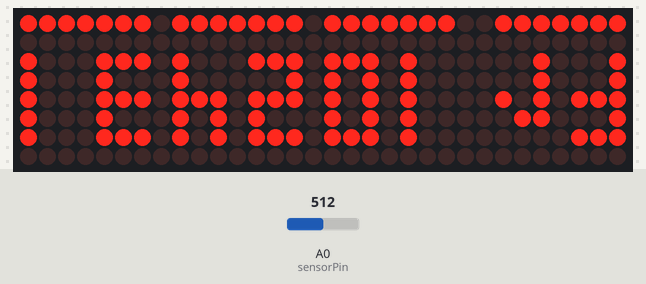
Recording of a sketch running on a simulated Arduino Uno, built with avr-gcc and run on an emulated ATmega328P. Parts: 32×8 LED matrix. The test bench sets the inputs (shaded band); at power-on: A0 (sensorPin) = 512. The local clock reads 2024-03-15 10:24:30 at power-on unless the sketch sets it.

Above: at 1.2 s.
1.3 s: A0 (sensorPin) set to 306
At 2.8 s:
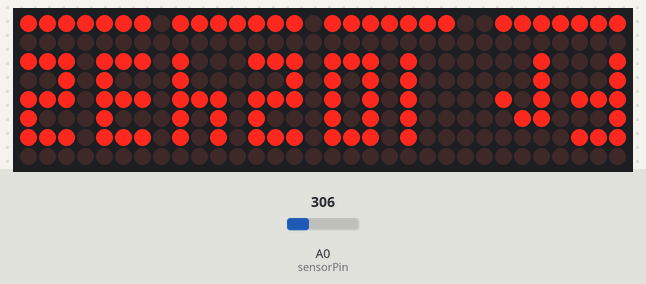
4.3 s: A0 (sensorPin) set to 122
At 5.8 s:
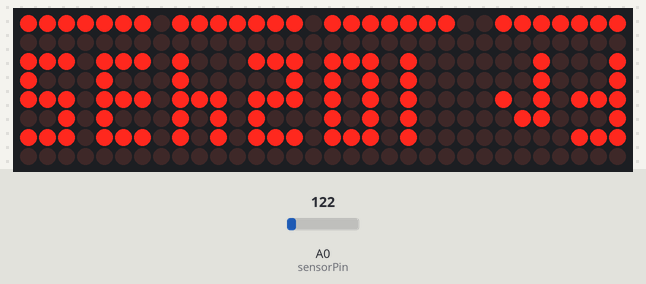
7.3 s: A0 (sensorPin) set to 511
At 8.8 s:
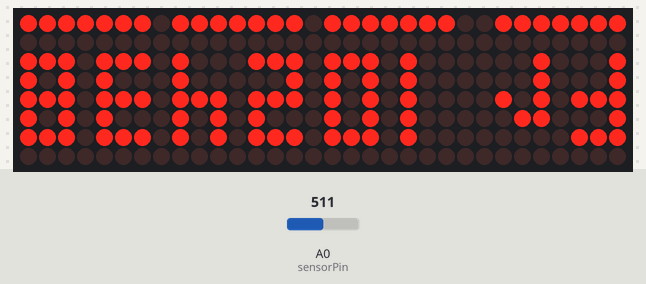
Timing chart, 0 to 10.3 s (numbered marks = the images above; inputs shaded):
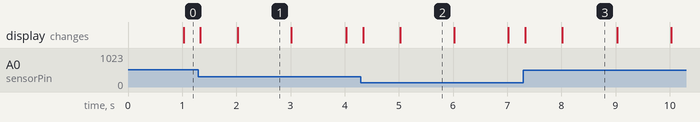

Measured:
- what the display in image 1 shows lasts 1.0 s, from 2.0 s to 3.0 s

The sketch:

arduino-led-matrix-clock.ino
```cpp
#include <DS3231.h>
#include <LedControl.h>

int sensorPin = A0; //PWM sensor pin
int brightness = 0;
unsigned devices = 4; //number of LED matrix panels
LedControl lc = LedControl(7, 6, 5, devices); //DIN, CLK, CS
DS3231 rtc(10, 9); //SDA, SCL
Time t;

byte digits [60][8] = {
  {B11111110, B00000000, B11101110, B10101010, B10101010, B10101010, B11101110, B00000000},
  {B11111110, B00000000, B10001110, B10001010, B10001010, B10001010, B10001110, B00000000},
  {B11111110, B00000000, B11101110, B00101010, B11101010, B10001010, B11101110, B00000000},
  {B11111110, B00000000, B11101110, B10001010, B11101010, B10001010, B11101110, B00000000},
  {B11111110, B00000000, B10001110, B10001010, B11101010, B10101010, B10101110, B00000000},
  {B11111110, B00000000, B11101110, B10001010, B11101010, B00101010, B11101110, B00000000},
  {B11111110, B00000000, B11101110, B10101010, B11101010, B00101010, B11101110, B00000000},
  {B11111110, B00000000, B10001110, B10001010, B10001010, B10001010, B11101110, B00000000},
  {B11111110, B00000000, B11101110, B10101010, B11101010, B10101010, B11101110, B00000000},
  {B11111110, B00000000, B11101110, B10001010, B11101010, B10101010, B11101110, B00000000},
  {B11111110, B00000000, B11101000, B10101000, B10101000, B10101000, B11101000, B00000000},
  {B11111110, B00000000, B10001000, B10001000, B10001000, B10001000, B10001000, B00000000},
  {B11111110, B00000000, B11101000, B00101000, B11101000, B10001000, B11101000, B00000000},
  {B11111110, B00000000, B11101000, B10001000, B11101000, B10001000, B11101000, B00000000},
  {B11111110, B00000000, B10001000, B10001000, B11101000, B10101000, B10101000, B00000000},
  {B11111110, B00000000, B11101000, B10001000, B11101000, B00101000, B11101000, B00000000},
  {B11111110, B00000000, B11101000, B10101000, B11101000, B00101000, B11101000, B00000000},
  {B11111110, B00000000, B10001000, B10001000, B10001000, B10001000, B11101000, B00000000},
  {B11111110, B00000000, B11101000, B10101000, B11101000, B10101000, B11101000, B00000000},
  {B11111110, B00000000, B11101000, B10001000, B11101000, B10101000, B11101000, B00000000},
  {B11111110, B00000000, B11101110, B10100010, B10101110, B10101000, B11101110, B00000000},
  {B11111110, B00000000, B10001110, B10000010, B10001110, B10001000, B10001110, B00000000},
  {B11111110, B00000000, B11101110, B00100010, B11101110, B10001000, B11101110, B00000000},
  {B11111110, B00000000, B11101110, B10000010, B11101110, B10001000, B11101110, B00000000},
  {B11111110, B00000000, B10001110, B10000010, B11101110, B10101000, B10101110, B00000000},
  {B11111110, B00000000, B11101110, B10000010, B11101110, B00101000, B11101110, B00000000},
  {B11111110, B00000000, B11101110, B10100010, B11101110, B00101000, B11101110, B00000000},
  {B11111110, B00000000, B10001110, B10000010, B10001110, B10001000, B11101110, B00000000},
  {B11111110, B00000000, B11101110, B10100010, B11101110, B10101000, B11101110, B00000000},
  {B11111110, B00000000, B11101110, B10000010, B11101110, B10101000, B11101110, B00000000},
  {B11111110, B00000000, B11101110, B10101000, B10101110, B10101000, B11101110, B00000000},
  {B11111110, B00000000, B10001110, B10001000, B10001110, B10001000, B10001110, B00000000},
  {B11111110, B00000000, B11101110, B00101000, B11101110, B10001000, B11101110, B00000000},
  {B11111110, B00000000, B11101110, B10001000, B11101110, B10001000, B11101110, B00000000},
  {B11111110, B00000000, B10001110, B10001000, B11101110, B10101000, B10101110, B00000000},
  {B11111110, B00000000, B11101110, B10001000, B11101110, B00101000, B11101110, B00000000},
  {B11111110, B00000000, B11101110, B10101000, B11101110, B00101000, B11101110, B00000000},
  {B11111110, B00000000, B10001110, B10001000, B10001110, B10001000, B11101110, B00000000},
  {B11111110, B00000000, B11101110, B10101000, B11101110, B10101000, B11101110, B00000000},
  {B11111110, B00000000, B11101110, B10001000, B11101110, B10101000, B11101110, B00000000},
  {B11111110, B00000000, B11101000, B10101000, B10101110, B10101010, B11101010, B00000000},
  {B11111110, B00000000, B10001000, B10001000, B10001110, B10001010, B10001010, B00000000},
  {B11111110, B00000000, B11101000, B00101000, B11101110, B10001010, B11101010, B00000000},
  {B11111110, B00000000, B11101000, B10001000, B11101110, B10001010, B11101010, B00000000},
  {B11111110, B00000000, B10001000, B10001000, B11101110, B10101010, B10101010, B00000000},
  {B11111110, B00000000, B11101000, B10001000, B11101110, B00101010, B11101010, B00000000},
  {B11111110, B00000000, B11101000, B10101000, B11101110, B00101010, B11101010, B00000000},
  {B11111110, B00000000, B10001000, B10001000, B10001110, B10001010, B11101010, B00000000},
  {B11111110, B00000000, B11101000, B10101000, B11101110, B10101010, B11101010, B00000000},
  {B11111110, B00000000, B11101000, B10001000, B11101110, B10101010, B11101010, B00000000},
  {B11111110, B00000000, B11101110, B10101000, B10101110, B10100010, B11101110, B00000000},
  {B11111110, B00000000, B10001110, B10001000, B10001110, B10000010, B10001110, B00000000},
  {B11111110, B00000000, B11101110, B00101000, B11101110, B10000010, B11101110, B00000000},
  {B11111110, B00000000, B11101110, B10001000, B11101110, B10000010, B11101110, B00000000},
  {B11111110, B00000000, B10001110, B10001000, B11101110, B10100010, B10101110, B00000000},
  {B11111110, B00000000, B11101110, B10001000, B11101110, B00100010, B11101110, B00000000},
  {B11111110, B00000000, B11101110, B10101000, B11101110, B00100010, B11101110, B00000000},
  {B11111110, B00000000, B10001110, B10001000, B10001110, B10000010, B11101110, B00000000},
  {B11111110, B00000000, B11101110, B10101000, B11101110, B10100010, B11101110, B00000000},
  {B11111110, B00000000, B11101110, B10001000, B11101110, B10100010, B11101110, B00000000}
};

byte dayOfWeek [7][8] = {
  {B01111111, B00000000, B00100101, B01010101, B01010111, B00100111, B00000101, B00000000},
  {B01111111, B00000000, B01100010, B01010010, B01010010, B00000010, B00000111, B00000000},
  {B01111111, B00000000, B01100101, B00110111, B01010111, B00100101, B00000101, B00000000},
  {B01111111, B00000000, B01010010, B01010010, B01010010, B00110010, B00010111, B00000000},
  {B01111111, B00000000, B00010001, B00010001, B01010111, B00110001, B00000111, B00000000},
  {B01111111, B00000000, B01100011, B01010100, B01010010, B01100001, B00000110, B00000000},
  {B01111111, B00000000, B01100011, B01010100, B01010010, B00000001, B00000110, B00000000}
};

void setup() {
  pinMode(sensorPin, INPUT); //setting the pin for the ambiend light sensor
  rtc.begin(); //starting up RTC module
  for(unsigned address = 0; address < devices; address++) { //turning on & clearing the LED modules
    lc.shutdown(address, false);
    lc.clearDisplay(address);
  }
}

void loop() {
  brightness = ((1023 - analogRead(sensorPin)) / 256) - 1; //getting the brightness for the LED matrix modules
  if (brightness < 0) {brightness = 0;}
  for (unsigned address = 0; address < devices; address++) { //setting the brightness of the LED matrix modules
    lc.setIntensity(address, brightness);
  }
  t = rtc.getTime();
  if (!t.hour && !t.min && !t.sec && !(t.date % 3)) { //RTC self correction
    rtc.setTime(t.hour, t.min, t.sec + 1);
    t = rtc.getTime();
  }
  for (unsigned row = 0; row < 9; row++) { //displaying day of week and time on the LED matrix modules
    lc.setRow(0, row, dayOfWeek[t.dow - 1][row]);
    lc.setRow(1, row, digits[t.hour][row]);
    lc.setRow(2, row, digits[t.min][row]);
    lc.setRow(3, row, digits[t.sec][row]);
  }
}
```
